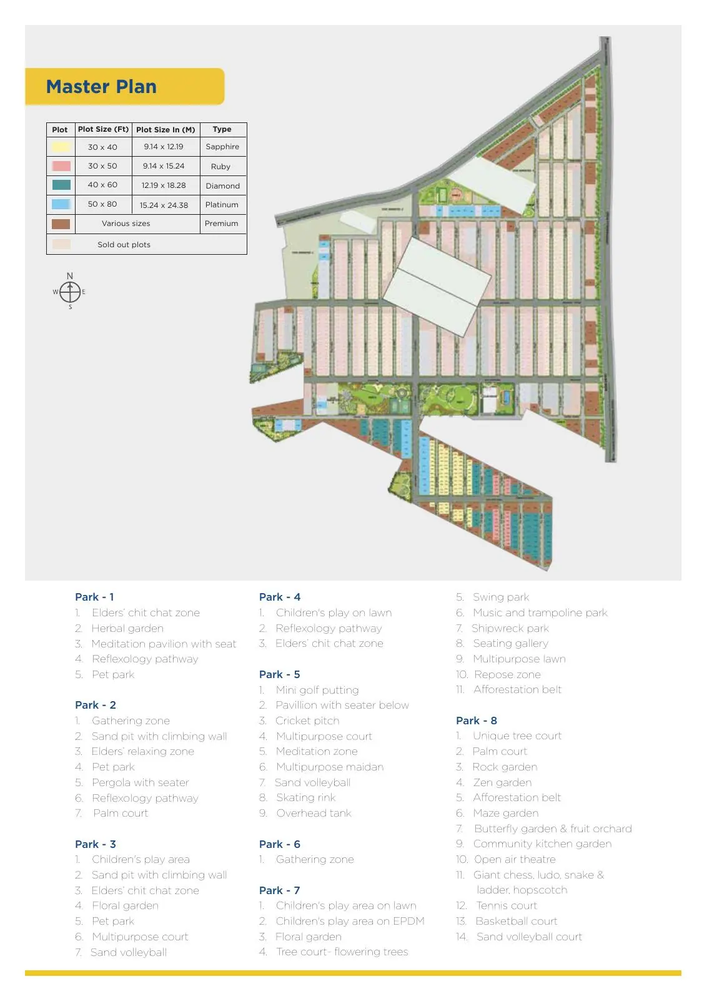
#> input picture source/master-plan.png, 707 x 999 px, shrunk from 1132 x 1600 before the run
$ python enhance.py ../source/master-plan.png out.png
#> lines starting #> are read from the running program, lines starting #| are printed output that depends on the picture
"""Make faded plot numbers black-on-white: contrast against local brightest neighbour."""
import sys, numpy as np, cv2
from PIL import Image
im = np.array(Image.open(sys.argv[1]).convert('RGB'))
#> im is the input picture: shape (999, 707, 3); mean R, G, B 234.5, 234.1, 229.2
g = cv2.cvtColor(im, cv2.COLOR_RGB2LAB)[:,:,0].astype(np.float32)
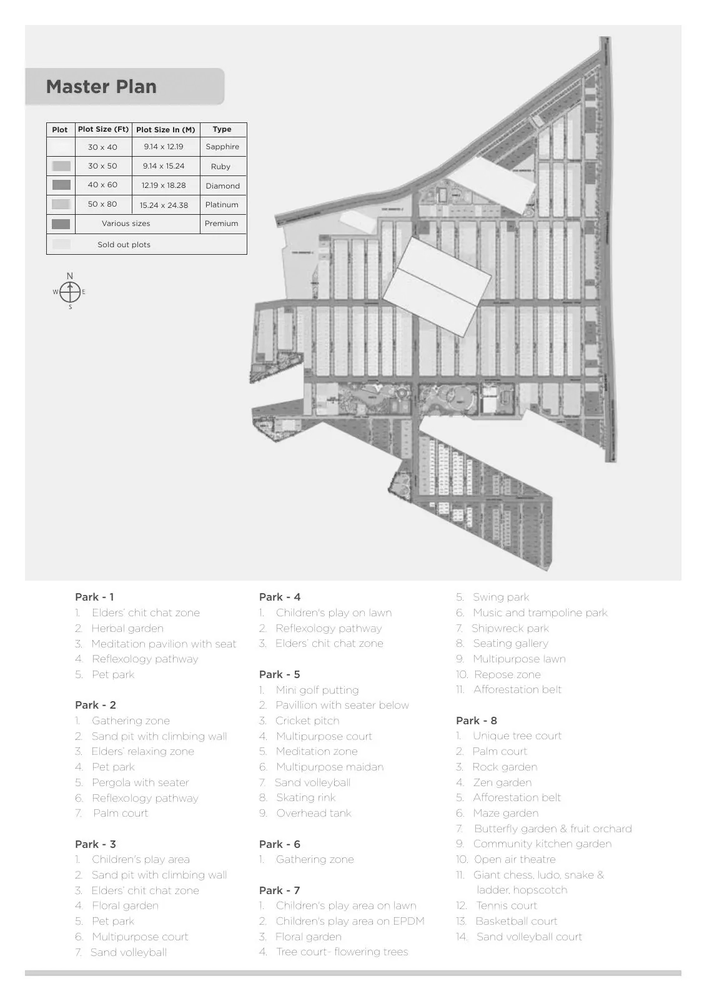
#> g: shape (999, 707) float32; min 2, max 255, mean 236
bright = cv2.dilate(g, np.ones((9,9),np.uint8))
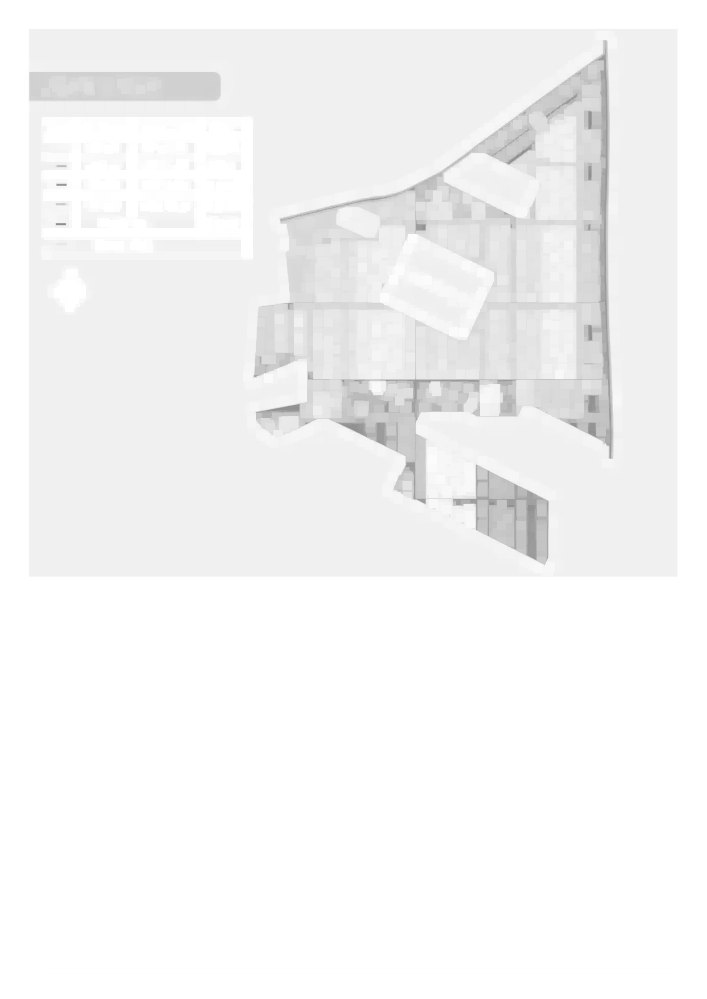
#> bright: shape (999, 707) float32; min 142, max 255, mean 245.1
c = np.clip((bright - g) * 5.0, 0, 255)
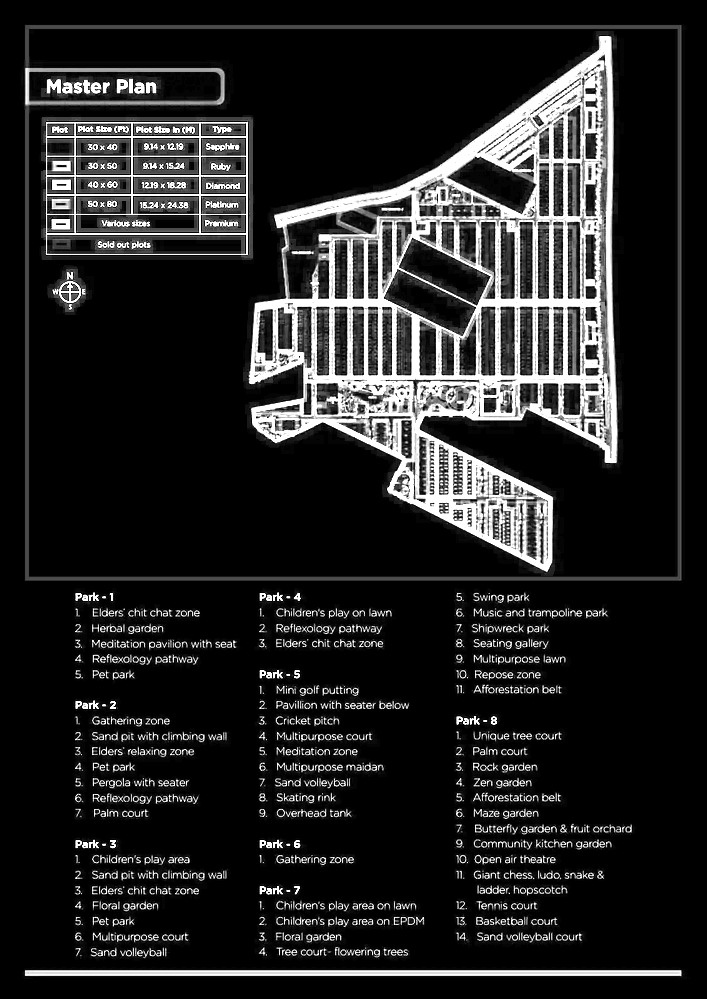
#> c: shape (999, 707) float32; min 0, max 255, mean 36.3
Image.fromarray((255 - c).astype(np.uint8)).save(sys.argv[2])
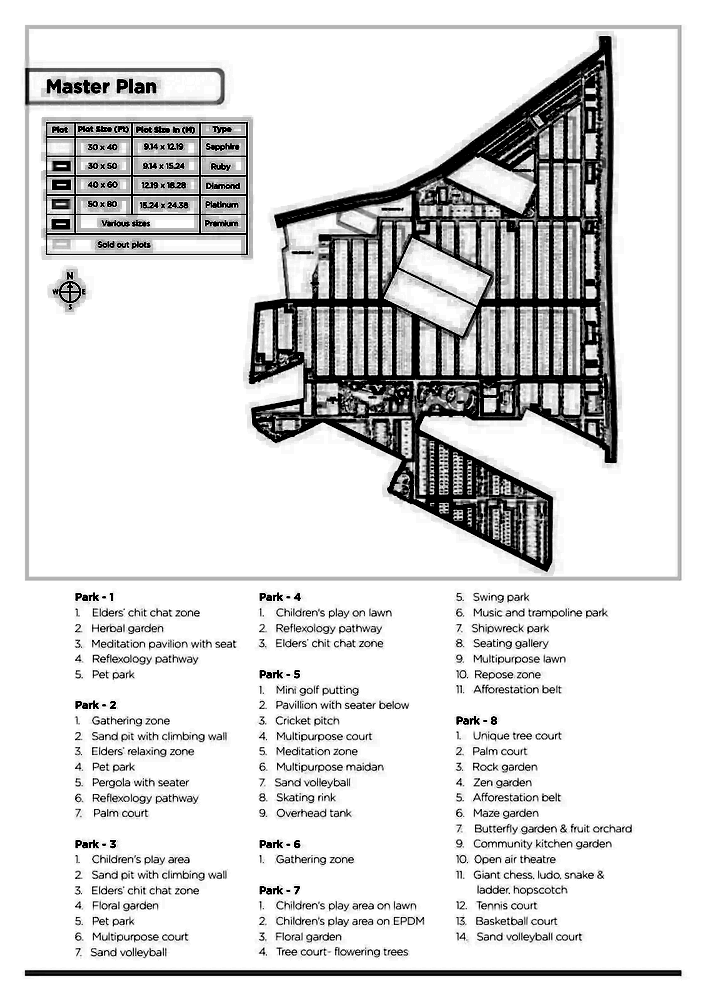
#> saved as out.png: PIL image 707x999 L; min 0, max 255, mean 218.7
